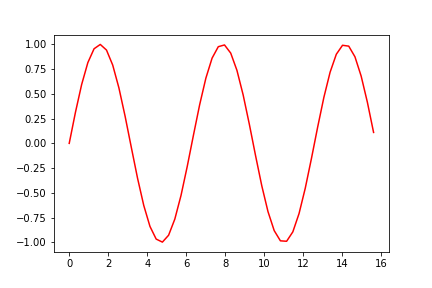
#> input picture class projects/image.png, 432 x 288 px, found by its file name
$ python 'affichage d'"'"'une image.py'
#> lines starting #> are read from the running program, lines starting #| are printed output that depends on the picture; after the words box and inside, x2 and y2 are one past the last pixel; in counts of white or black regions, pixels touching at a corner belong together
import cv2
import imutils
image = cv2.imread("image.png")
#> image is the input picture: shape (288, 432, 3); mean B, G, R 248.6, 248.6, 251.8

#cv2.imshow("image originale",image)
(h,w,d)=image.shape
#> h = 288; w = 432; d = 3
print("width={},height{}=,depth={}".format(w,h,d))
#| width=432,height288=,depth=3
#resize image
image=cv2.resize(image,(1400,800))
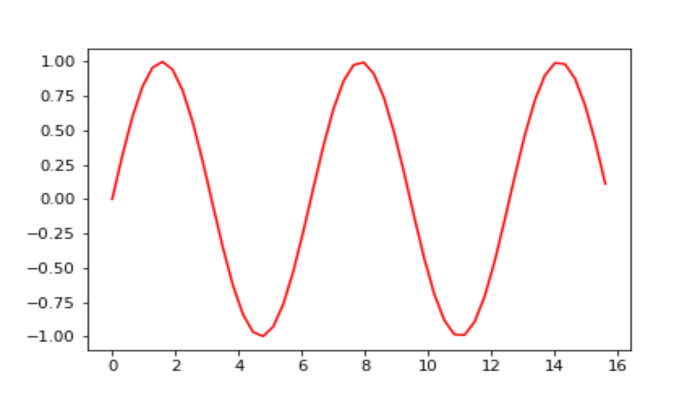
#> image: shape (800, 1400, 3) (shown at 1/2 size); mean B, G, R 248.6, 248.6, 251.8
cv2.imshow("resized image",image)
#gray image conversion
gray = cv2.cvtColor(image, cv2.COLOR_BGR2GRAY)
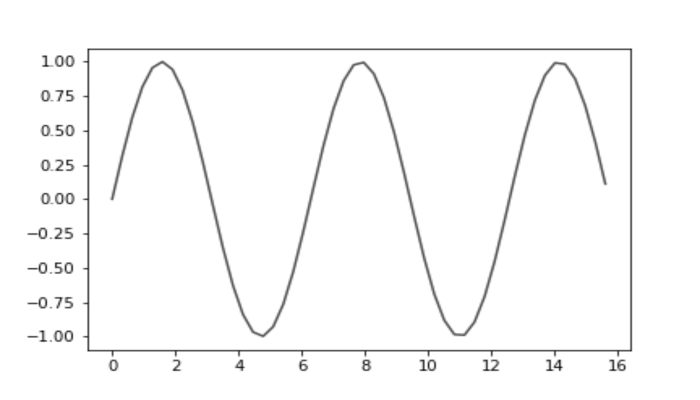
#> gray: shape (800, 1400) (shown at 1/2 size); min 6, max 255, mean 249.5
cv2.imshow("gray image",gray)
#applying edge detection
edged = cv2.Canny(gray , 50, 255)
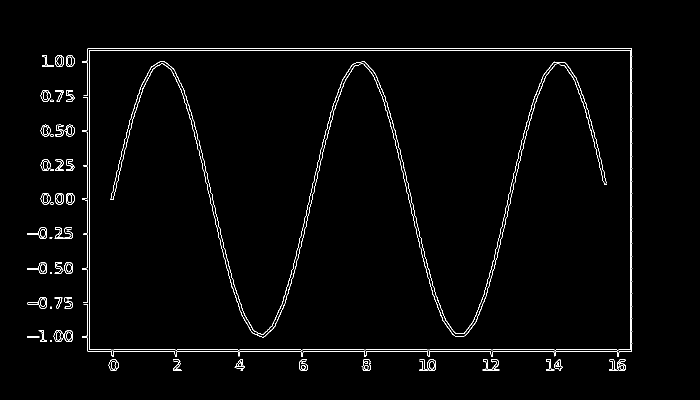
#> edged: shape (800, 1400) (shown at 1/2 size); 1.6% white in thin lines or dots, all inside (x1, y1, x2, y2) = (54, 97, 1265, 742)
cv2.imshow("edged image",edged)
#threshholding
thresh=cv2.threshold(gray,50,255,cv2.THRESH_BINARY_INV)[1]
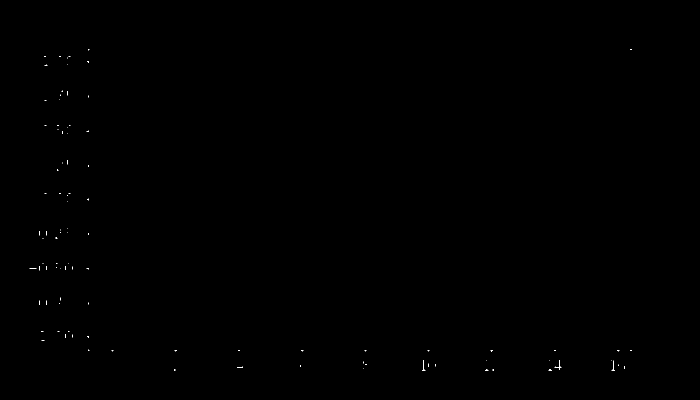
#> thresh: shape (800, 1400) (shown at 1/2 size); 0.05% white in thin lines or dots, all inside (x1, y1, x2, y2) = (59, 98, 1263, 741)
cv2.imshow("Thresh image",thresh)
#contour detection

cnts = cv2.findContours(edged.copy(), cv2.RETR_EXTERNAL,
			cv2.CHAIN_APPROX_SIMPLE)
#> cnts = 67 contours, 32 with area under 20; largest, box (x1, y1, x2, y2) and area: (178, 100, 1261, 701) 648143, (54, 524, 94, 548) 370, (216, 719, 237, 742) 334, (80, 180, 101, 203) 333, (80, 249, 101, 273) 332
cnts = imutils.grab_contours(cnts)
output=image.copy()
for c in cnts:
    cv2.drawContours(output, [c], -1, (0, 255, 0), 2)
    cv2.imshow("Contours",output)
#> this loop made 67 passes
#> c on passes 20, 32: [[100, 680], [100, 683], [103, 683], [103, 680]], [[100, 544], [100, 547], [103, 547], [103, 544]]
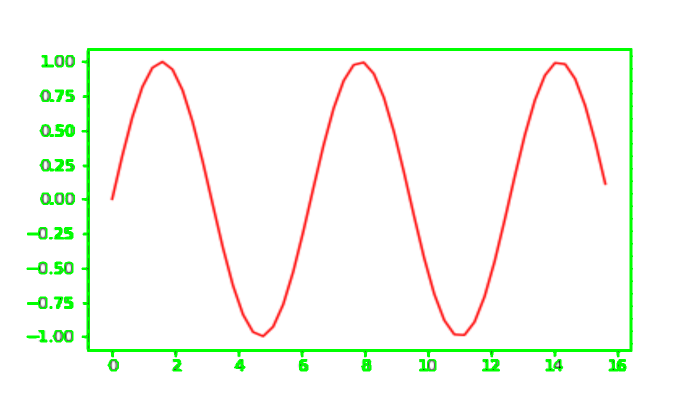
#> output: shape (800, 1400, 3) (shown at 1/2 size); 2.95% of pixels changed, all inside (x1, y1, x2, y2) = (53, 96, 1266, 743)
text="I found {} objects !".format(len(cnts))
#> text = 'I found 67 objects !'
cv2.putText(output,text,(10,25),cv2.FONT_HERSHEY_SIMPLEX,0.7,(240,0,159),2)
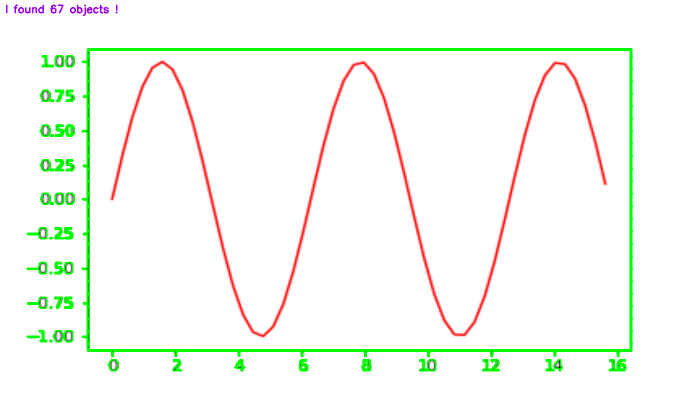
#> output: shape (800, 1400, 3) (shown at 1/2 size); 0.12% of pixels changed, all inside (x1, y1, x2, y2) = (12, 9, 235, 32)
cv2.imshow("Contours",output)
